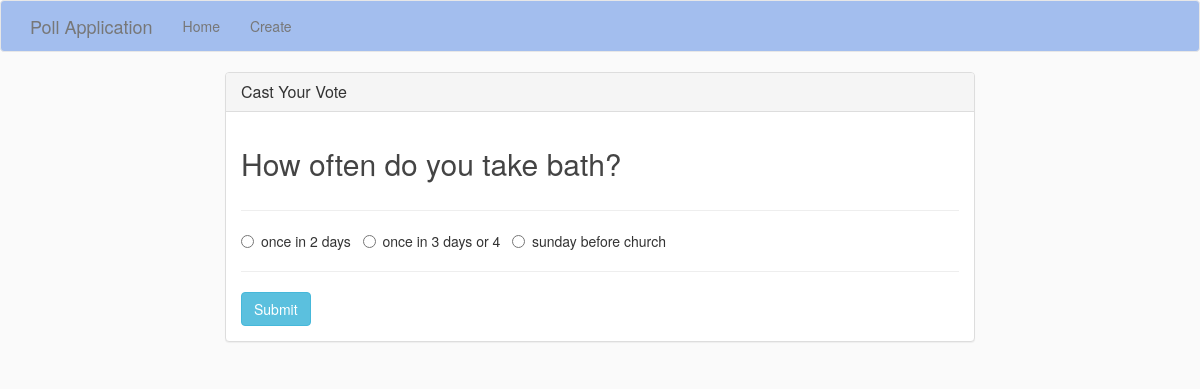
The app's page /vote/3 with its own data.
### pollapp/models.py (models this page shows, shortened)
class Poll(models.Model):
    question = models.TextField()
    option_one = models.CharField(max_length=20)
    option_two = models.CharField(max_length=20)
    option_three = models.CharField(max_length=20)
    count_one = models.IntegerField(default=0)
    count_two = models.IntegerField(default=0)
    count_three = models.IntegerField(default=0)

### pollapp/views.py (the view, shortened to what this page needs)
# urls.py: path('vote/<id>', views.vote, name='vote'),
def vote(request, id):
    poll=Poll.objects.get(pk=id)
    context={'poll':poll}
    return render(request, 'pollapp/vote.html', context)

### pollapp/templates/pollapp/vote.html (shortened to what this page needs)
{% extends "pollapp/base.html" %}
{% block main %}
<div class="row">
    <div class="col-lg-8 col-lg-offset-2">
        <div class="panel panel-default">
            <div class="panel-heading">
                <h3 class="panel-title">Cast Your Vote</h3>
            </div>
            <div class="panel-body">
                <div class="row">
                    <div class="col-lg-12">
                        <h2>{{ poll.question }}</h2>
                    </div>
                </div>
                <div class="row">
                    <div class="col-lg-12">
                        <hr />
                        <form method="POST">
                            <div class="form-group">
                                <div class="radio">
                                    <label>
                                        <input type="radio" name="poll" value="option1" required>
                                        {{ poll.option_one }}
                                    </label> &nbsp;
                                    <label>
                                        <input type="radio" name="poll" value="option2">
                                        {{ poll.option_two }}
                                    </label> &nbsp;
                                    <label>
                                        <input type="radio" name="poll" value="option3">
                                        {{ poll.option_three }}
                                    </label> &nbsp;
                                </div>
                            </div>
                            <hr />
                            <button type="submit" class="btn btn-info">
                                Submit
                            </button>
                        </form>
                    </div>
                </div>
            </div>
        </div>
    </div>
</div>
{% endblock %}

### pollapp/static/main.css (style rules this page uses)
body { background: #fafafa; color: #333333; }
h1, h2, h3, h4, h5, h6 { color: #444444; }

### pollapp/templates/pollapp/base.html (style rules this page uses)
body { margin:0; }

### records on screen
Poll: question "How often do you take bath?", option_one "once in 2 days", option_two "once in 3 days or 4", option_three "sunday before church"
